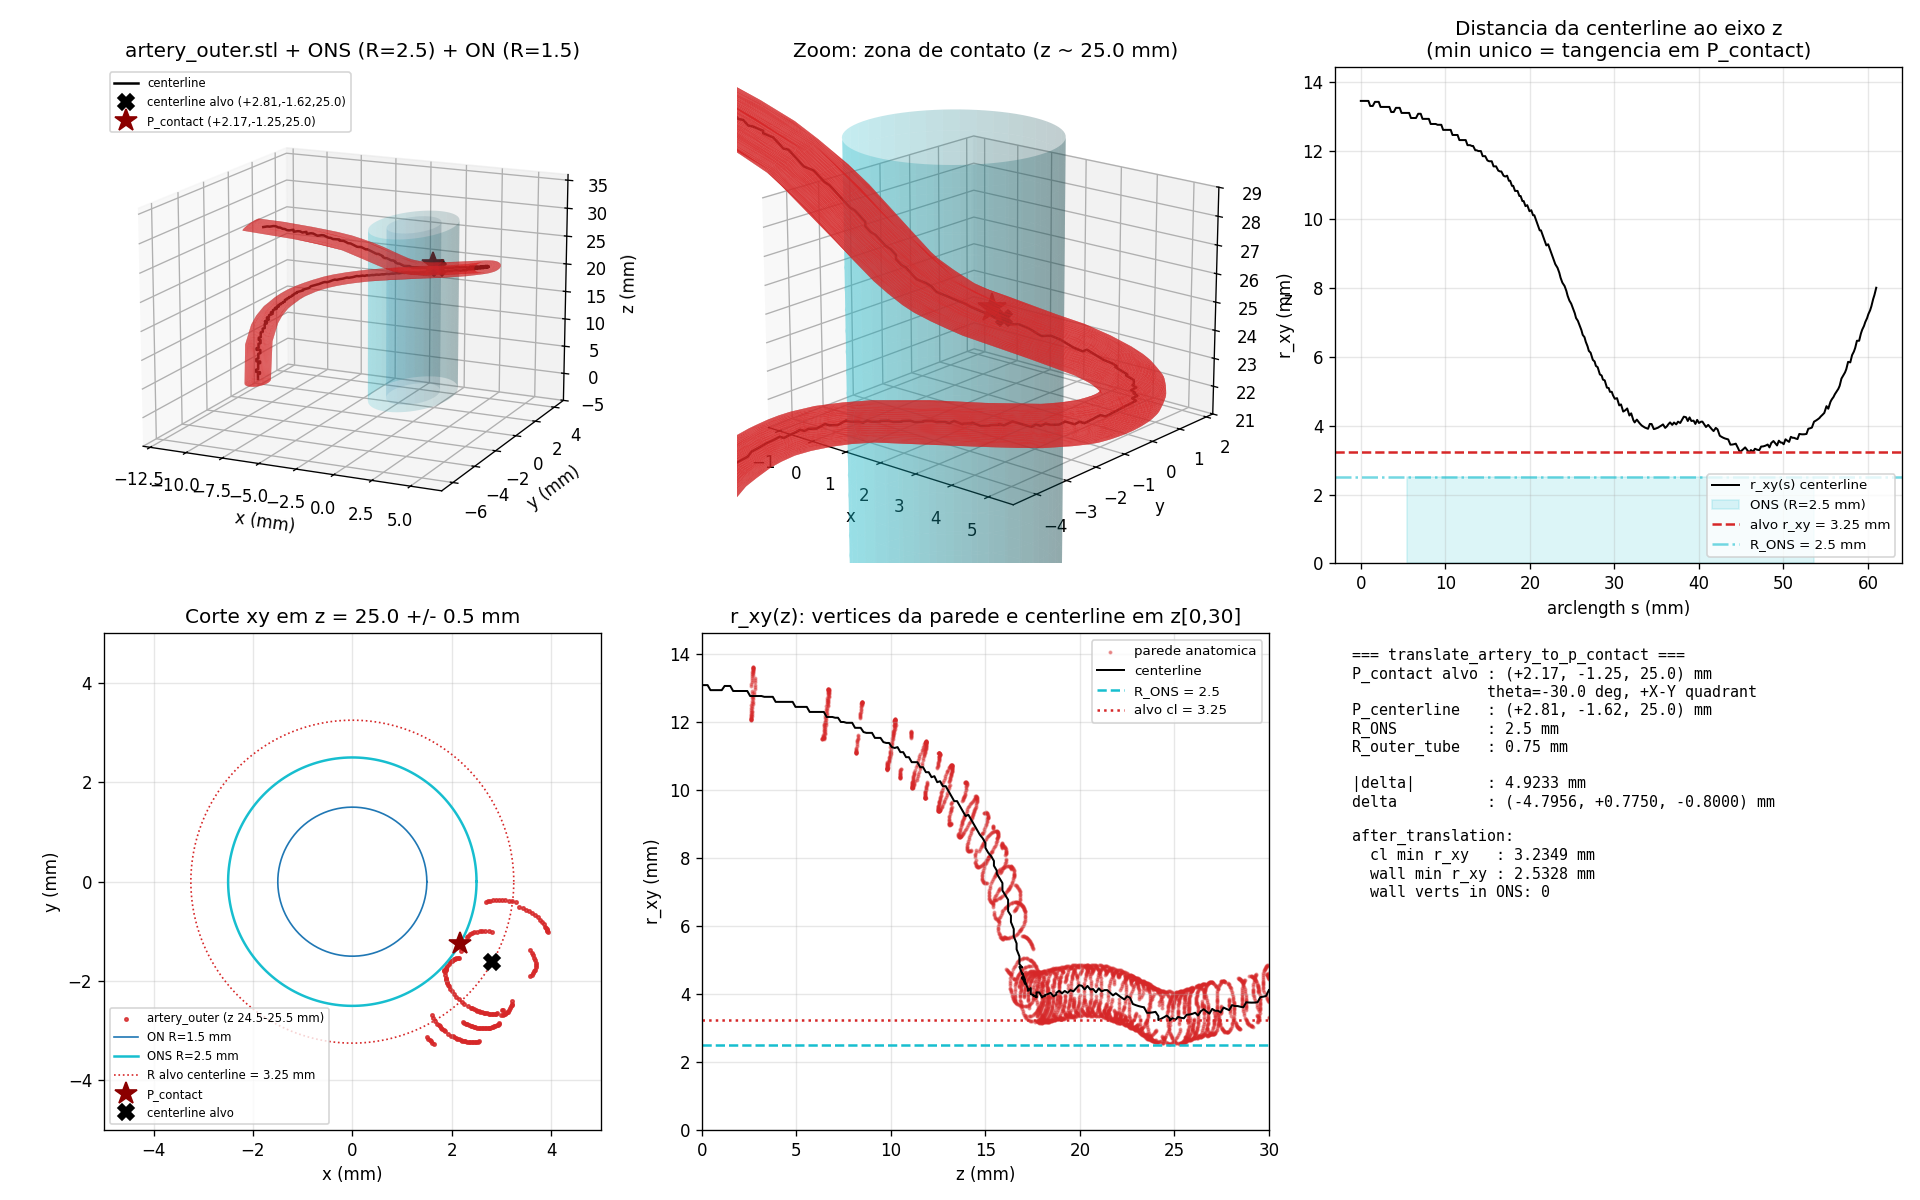

Reproduce this figure in Python.
#!/usr/bin/env python3
"""Renderiza o estado atual da arteria oftalmica de cases/ao-mestrado vs.
o cilindro ONS (R=2.5 mm, z em [0,30] mm), com o ponto P_contact marcado.

Painel 3D: artery_outer.stl (parede anatomica) + cilindro ONS transparente
           + cilindro ON pontilhado + estrela em P_contact.
Painel xy: corte em z = 18.5 +/- 0.5 mm com circulos ON e ONS.
Painel xz: projecao com retangulo do ONS (lembrete: filtra so projecao,
           nao reflete invasao 3D real).
Painel "plot polar" da centerline: r_xy(s) ao longo da centerline,
           para z em [0, 30] mm. Mostra que so um ponto atinge o minimo
           r_xy = 3.25 mm (= R_ONS + R_outer_tube), tangencia unica.
"""
from __future__ import annotations

import json
from pathlib import Path

import matplotlib.pyplot as plt
import numpy as np
import trimesh
from mpl_toolkits.mplot3d.art3d import Poly3DCollection
from scipy.spatial import cKDTree
from skimage.morphology import skeletonize

REPO = Path(__file__).resolve().parents[1]
TRI = REPO / "cases" / "ao-mestrado" / "constant" / "triSurface"
OUT = REPO / "brunaStuff" / "render_artery_p_contact.png"

R_ON_MM = 1.5
R_ONS_MM = 2.5
R_OUTER_TUBE_MM = 0.75
P_CONTACT_THETA_DEG = -30.0
P_CONTACT_Z_MM = 25.0
_th = np.radians(P_CONTACT_THETA_DEG)
P_CONTACT_MM = np.array([
    R_ONS_MM * np.cos(_th), R_ONS_MM * np.sin(_th), P_CONTACT_Z_MM,
])
P_CL_TARGET_MM = np.array([
    (R_ONS_MM + R_OUTER_TUBE_MM) * np.cos(_th),
    (R_ONS_MM + R_OUTER_TUBE_MM) * np.sin(_th),
    P_CONTACT_Z_MM,
])
Z0_MM, Z1_MM = 0.0, 30.0


def cyl(R, z_lo, z_hi, n=64, m=24):
    th = np.linspace(0, 2*np.pi, n)
    z = np.linspace(z_lo, z_hi, m)
    T, Z = np.meshgrid(th, z)
    return R*np.cos(T), R*np.sin(T), Z


def extract_centerline(mesh: trimesh.Trimesh, pitch_mm: float = 0.15) -> np.ndarray:
    pitch_m = pitch_mm * 1e-3
    vox = mesh.voxelized(pitch=pitch_m).fill()
    skel = skeletonize(vox.matrix.astype(bool))
    pts = vox.indices_to_points(np.argwhere(skel))
    tree = cKDTree(pts)
    counts = tree.query_ball_point(pts, r=1.8 * pitch_m, return_length=True)
    start = int(np.argmin(counts))
    n = len(pts)
    visited = np.zeros(n, dtype=bool)
    order = [start]; visited[start] = True; cur = start
    while len(order) < n:
        _, idxs = tree.query(pts[cur], k=min(20, n))
        nxt = None
        for i in idxs:
            if not visited[i]:
                nxt = int(i); break
        if nxt is None: break
        order.append(nxt); visited[nxt] = True; cur = nxt
    return pts[order] * 1e3  # m -> mm


outer = trimesh.load_mesh(str(TRI / "artery_outer.stl"))
V = outer.vertices * 1e3  # mm
F = outer.faces

cl = extract_centerline(outer, pitch_mm=0.15)

# arc-length along centerline
seg = np.linalg.norm(np.diff(cl, axis=0), axis=1)
s = np.concatenate([[0.0], np.cumsum(seg)])  # mm

fig = plt.figure(figsize=(16, 10))

# --- A: 3D oblique ---
ax3 = fig.add_subplot(2, 3, 1, projection="3d")
coll = Poly3DCollection(V[F], facecolor="tab:red", edgecolor="none", alpha=0.55)
ax3.add_collection3d(coll)
# ONS cylinder (transparent cyan)
X, Y, Z = cyl(R_ONS_MM, Z0_MM, Z1_MM)
ax3.plot_surface(X, Y, Z, color="tab:cyan", alpha=0.18, edgecolor="none")
# ON cylinder (transparent blue)
X, Y, Z = cyl(R_ON_MM, Z0_MM, Z1_MM)
ax3.plot_surface(X, Y, Z, color="tab:blue", alpha=0.10, edgecolor="none")
# Centerline
ax3.plot(cl[:, 0], cl[:, 1], cl[:, 2], "k-", lw=1.5, label="centerline")
ax3.plot(*P_CL_TARGET_MM, "kX", ms=10,
         label=f"centerline alvo ({P_CL_TARGET_MM[0]:+.2f},{P_CL_TARGET_MM[1]:+.2f},{P_CL_TARGET_MM[2]:.1f})")
ax3.plot(*P_CONTACT_MM, "*", c="darkred", ms=14,
         label=f"P_contact ({P_CONTACT_MM[0]:+.2f},{P_CONTACT_MM[1]:+.2f},{P_CONTACT_MM[2]:.1f})")
ax3.set_xlabel("x (mm)"); ax3.set_ylabel("y (mm)"); ax3.set_zlabel("z (mm)")
ax3.set_title("artery_outer.stl + ONS (R=2.5) + ON (R=1.5)")
ax3.set_xlim(-13, 7); ax3.set_ylim(-7, 5); ax3.set_zlim(-5, 36)
ax3.view_init(elev=15, azim=-65)
ax3.legend(fontsize=7, loc="upper left")

# --- B: 3D zoom on contact zone ---
axz = fig.add_subplot(2, 3, 2, projection="3d")
coll2 = Poly3DCollection(V[F], facecolor="tab:red", edgecolor="none", alpha=0.7)
axz.add_collection3d(coll2)
X, Y, Z = cyl(R_ONS_MM, Z0_MM, Z1_MM, n=80, m=40)
axz.plot_surface(X, Y, Z, color="tab:cyan", alpha=0.25, edgecolor="none")
axz.plot(cl[:, 0], cl[:, 1], cl[:, 2], "k-", lw=1.5)
axz.plot(*P_CL_TARGET_MM, "kX", ms=10)
axz.plot(*P_CONTACT_MM, "*", c="darkred", ms=18)
axz.set_xlabel("x"); axz.set_ylabel("y"); axz.set_zlabel("z")
axz.set_title(f"Zoom: zona de contato (z ~ {P_CONTACT_Z_MM:.1f} mm)")
_dx, _dy, _dz = 3.5, 3.5, 4.0
axz.set_xlim(P_CONTACT_MM[0]-_dx, P_CONTACT_MM[0]+_dx)
axz.set_ylim(P_CONTACT_MM[1]-_dy, P_CONTACT_MM[1]+_dy)
axz.set_zlim(P_CONTACT_MM[2]-_dz, P_CONTACT_MM[2]+_dz)
axz.view_init(elev=18, azim=-50)

# --- C: r_xy(s) along centerline ---
axr = fig.add_subplot(2, 3, 3)
mask = (cl[:, 2] >= Z0_MM) & (cl[:, 2] <= Z1_MM)
axr.plot(s, np.hypot(cl[:, 0], cl[:, 1]), "k-", lw=1.2, label="r_xy(s) centerline")
axr.fill_between(s, 0, R_ONS_MM, where=mask, color="tab:cyan", alpha=0.15,
                 label=f"ONS (R={R_ONS_MM} mm)")
axr.axhline(R_ONS_MM + R_OUTER_TUBE_MM, ls="--", c="tab:red",
            label=f"alvo r_xy = {R_ONS_MM + R_OUTER_TUBE_MM} mm")
axr.axhline(R_ONS_MM, ls="-.", c="tab:cyan", alpha=0.6,
            label=f"R_ONS = {R_ONS_MM} mm")
axr.set_xlabel("arclength s (mm)")
axr.set_ylabel("r_xy (mm)")
axr.set_title("Distancia da centerline ao eixo z\n(min unico = tangencia em P_contact)")
axr.legend(fontsize=8, loc="lower right")
axr.grid(alpha=0.3)
axr.set_ylim(0, max(8, np.hypot(cl[:, 0], cl[:, 1]).max() + 1))

# --- D: xy slice z = 18.5 +- 0.5 mm ---
ax_xy = fig.add_subplot(2, 3, 4)
_zlo, _zhi = P_CONTACT_Z_MM - 0.5, P_CONTACT_Z_MM + 0.5
sl = (V[:, 2] >= _zlo) & (V[:, 2] <= _zhi)
ax_xy.scatter(V[sl, 0], V[sl, 1], s=4, c="tab:red", alpha=0.8,
              label=f"artery_outer (z {_zlo:.1f}-{_zhi:.1f} mm)")
th = np.linspace(0, 2*np.pi, 200)
ax_xy.plot(R_ON_MM*np.cos(th), R_ON_MM*np.sin(th), "tab:blue",
           lw=1.0, label=f"ON R={R_ON_MM} mm")
ax_xy.plot(R_ONS_MM*np.cos(th), R_ONS_MM*np.sin(th), "tab:cyan",
           lw=1.5, label=f"ONS R={R_ONS_MM} mm")
ax_xy.plot(*(R_ONS_MM + R_OUTER_TUBE_MM)*np.array([np.cos(th), np.sin(th)]),
           "tab:red", ls=":", lw=1.0, label="R alvo centerline = 3.25 mm")
ax_xy.plot(P_CONTACT_MM[0], P_CONTACT_MM[1], "*", c="darkred", ms=14, label="P_contact")
ax_xy.plot(P_CL_TARGET_MM[0], P_CL_TARGET_MM[1], "X", c="black", ms=10,
           label="centerline alvo")
ax_xy.set_xlim(-5, 5); ax_xy.set_ylim(-5, 5)
ax_xy.set_aspect("equal")
ax_xy.grid(alpha=0.3); ax_xy.legend(fontsize=7, loc="lower left")
ax_xy.set_xlabel("x (mm)"); ax_xy.set_ylabel("y (mm)")
ax_xy.set_title(f"Corte xy em z = {P_CONTACT_Z_MM:.1f} +/- 0.5 mm")

# --- E: r_xy(z) histogram-like for ALL wall vertices ---
ax_h = fig.add_subplot(2, 3, 5)
mask = (V[:, 2] >= Z0_MM) & (V[:, 2] <= Z1_MM)
rxy_band = np.hypot(V[mask, 0], V[mask, 1])
zb = V[mask, 2]
ax_h.scatter(zb, rxy_band, s=2, c="tab:red", alpha=0.4, label="parede anatomica")
ax_h.plot(cl[(cl[:,2]>=Z0_MM)&(cl[:,2]<=Z1_MM), 2],
          np.hypot(cl[(cl[:,2]>=Z0_MM)&(cl[:,2]<=Z1_MM), 0],
                   cl[(cl[:,2]>=Z0_MM)&(cl[:,2]<=Z1_MM), 1]),
          "k-", lw=1.2, label="centerline")
ax_h.axhline(R_ONS_MM, ls="--", c="tab:cyan", label=f"R_ONS = {R_ONS_MM}")
ax_h.axhline(R_ONS_MM + R_OUTER_TUBE_MM, ls=":", c="tab:red",
             label=f"alvo cl = {R_ONS_MM+R_OUTER_TUBE_MM}")
ax_h.set_xlabel("z (mm)"); ax_h.set_ylabel("r_xy (mm)")
ax_h.set_title("r_xy(z): vertices da parede e centerline em z[0,30]")
ax_h.legend(fontsize=8, loc="upper right")
ax_h.grid(alpha=0.3)
ax_h.set_xlim(Z0_MM, Z1_MM); ax_h.set_ylim(0, max(12, rxy_band.max()+1))

# --- F: text panel summary ---
ax_t = fig.add_subplot(2, 3, 6)
ax_t.axis("off")
sj = (TRI / "_artery_translated_summary.json")
hj = (REPO / "cases" / "ao-mestrado" / "constant" / "meshHints.json")
text = []
if sj.exists():
    s_doc = json.loads(sj.read_text())
    d = s_doc.get("delta_translation_mm", [0, 0, 0])
    a = s_doc.get("after_translation", {})
    text.append("=== translate_artery_to_p_contact ===")
    text.append(f"P_contact alvo : ({P_CONTACT_MM[0]:+.2f}, {P_CONTACT_MM[1]:+.2f}, {P_CONTACT_MM[2]:.1f}) mm")
    text.append(f"               theta={P_CONTACT_THETA_DEG:+.1f} deg, +X-Y quadrant")
    text.append(f"P_centerline   : ({P_CL_TARGET_MM[0]:+.2f}, {P_CL_TARGET_MM[1]:+.2f}, {P_CL_TARGET_MM[2]:.1f}) mm")
    text.append(f"R_ONS          : 2.5 mm")
    text.append(f"R_outer_tube   : 0.75 mm")
    text.append("")
    text.append(f"|delta|        : {np.linalg.norm(np.array(d)):.4f} mm")
    text.append(f"delta          : ({d[0]:+.4f}, {d[1]:+.4f}, {d[2]:+.4f}) mm")
    text.append("")
    text.append(f"after_translation:")
    text.append(f"  cl min r_xy   : {a.get('centerline_min_r_xy_mm', '?'):.4f} mm")
    text.append(f"  wall min r_xy : {a.get('wall_min_r_xy_mm_in_z_band', '?'):.4f} mm")
    text.append(f"  wall verts in ONS: {a.get('n_wall_vertices_inside_ons_cylinder', '?')}")
ax_t.text(0.03, 0.97, "\n".join(text), transform=ax_t.transAxes,
          fontsize=9, family="monospace", va="top")

plt.tight_layout()
plt.savefig(OUT, dpi=120)
print(f"[write] {OUT.relative_to(REPO)}")
